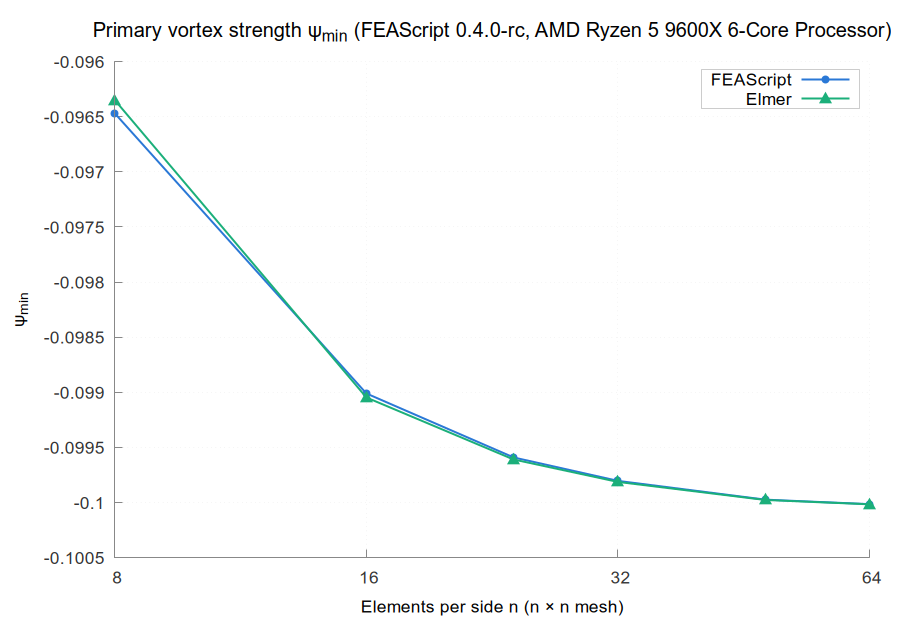

Write the gnuplot code that produced this figure.
set terminal pngcairo size 900,620 font 'Arial,13'
set border 3 lc rgb '#888888'; set tics nomirror tc rgb '#333333'
set grid lc rgb '#e6e6e6' lw 1; set key top left box lc rgb '#cccccc' opaque
set output 'psi_min.png'
set title 'Primary vortex strength ψ_{min} (FEAScript 0.4.0-rc, AMD Ryzen 5 9600X 6-Core Processor)' font 'Arial,15'
set logscale x 2; set xlabel 'Elements per side n (n × n mesh)'; set ylabel 'ψ_{min}'
set key top right
plot 'psi_FEAScript_sparse_LU.dat' u 1:2 w lp lw 2 pt 7 ps 1.0 lc rgb '#2a78d6' t 'FEAScript', \
     'psi_Elmer_UMFPACK.dat' u 1:2 w lp lw 2 pt 9 ps 1.6 lc rgb '#1baf7a' t 'Elmer'
